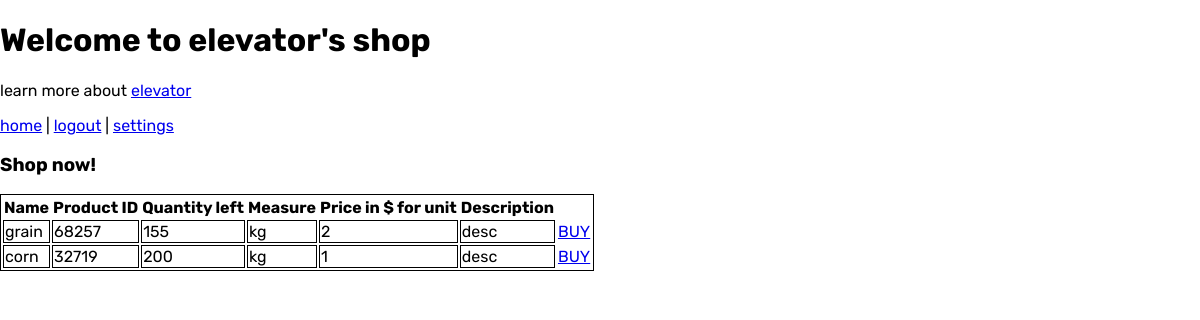
The page /shop?name=elevator (signed in) on the database its author committed.
### tables this page shows
CREATE TABLE elevators(name varchar(40), elevator_id int, primary_contact text, email varchar(255), password varchar(50), username varchar(20), phone int, website varchar(50), shop_url varchar(50), address text, profile_image blob, status boolean);

CREATE TABLE products(elevator_id int, name text, product_id int, quantity_available int, measure varchar(255), price int, description text);

### app.py (the view, shortened to what this page needs)
@app.route('/shop', methods=['GET'])
def shop():
    name = request.args.get('name')
    if 'username' in session:
        con = lite.connect('base.db')
        cur = con.cursor()
        cur.execute(f"SELECT elevator_id from elevators WHERE username='{name}';")
        elevator_id = cur.fetchone()
        cur.close()
        products = getProductList(elevator_id[0])
        return render_template('shop.html', username=name, id=elevator_id[0], loggedin=True, products=products)

### app.py (called while the page is built)
def getProductList(id):
    con = lite.connect('base.db')
    cur = con.cursor()
    cur.execute(f"SELECT * from products WHERE elevator_id='{id}';")
    result = cur.fetchall()
    if not result:
        result = []
    else:
        result = ['' if x is None else x for x in result]
    cur.close()
    return result

### templates/shop.html (shortened to what this page needs)
<!doctype html>
<head>
  <link rel= "stylesheet" type= "text/css" href= "{{ url_for('static', filename='main.css') }}">
</head>
<h1>Welcome to {{username}}'s shop</h1>
<p>learn more about <a href="{{ url_for('profile', id = id)}}">{{username}}</a></p>
{% if loggedin %}
  <nav>
    <a href="/home">home</a> |
    <a href="/logout">logout</a> |
    <a href="/settings-farmer">settings</a>
  </nav>
{% endif %}
<h3>Shop now!</h3>
<table style="border: 1px solid;">
  <thead>
    <tr>
      <th>Name</th>
      <th>Product ID</th>
      <th>Quantity left</th>
      <th>Measure</th>
      <th>Price in $ for unit</th>
      <th>Description</th>
      <th></th>
    </tr>
  </thead>
  {% for product in products %}
    <tr>
      {% for i in product %}
        {% if loop.index != 1 %}
          <td style="border: 1px solid;">{{i}}</td>
        {% endif %}
      {% endfor %}
      <td><a href="{{ url_for('buy', product_id = product[2], elevator_id = product[0])}}">BUY</a></td>
    </tr>
  {% endfor %}
</table>

### static/main.css (style rules this page uses)
body, h1, h2, h3, h4, h5, h6, p { font-family: 'Rubik', sans-serif; }

### rows shown on the page
elevators: username "elevator"
products: name "grain", product "68257", product "155" "2", measure "kg", description "desc"
products: name "corn", product "32719", product "200" "1", measure "kg", description "desc"
